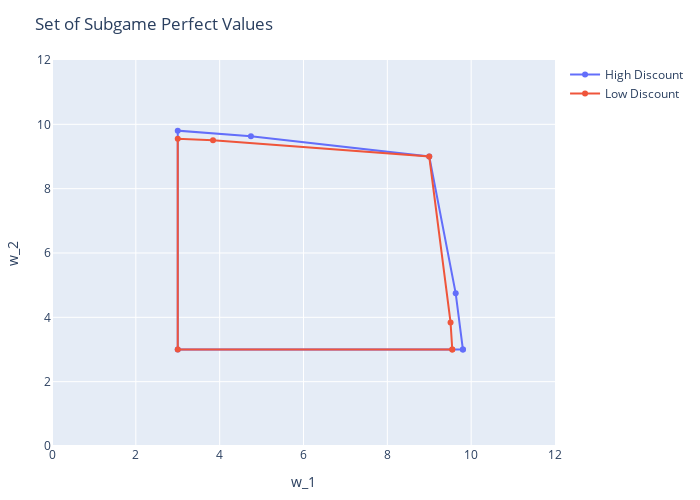

Notebook code cell kept with this figure:
### Code cell
pts_1 = vcat(hp_pts1, hp_pts1[1, :]')
t1 = scatter(;x=pts_1[:, 1], y=pts_1[:, 2], mode="lines+markers", name="High Discount")
pts_2 = vcat(hp_pts2, hp_pts2[1, :]')
t2 = scatter(;x=pts_2[:, 1], y=pts_2[:, 2], mode="lines+markers", name="Low Discount")

plot([t1, t2],
     Layout(;xaxis_range=[0, 12], yaxis_range=[0, 12],
             title="Set of Subgame Perfect Values",
             xaxis_title="w_1", yaxis_title="w_2",
             autosize=false, height=500, width=700))

### Figure 1 — Plotly figure (JSON) as saved in the notebook; plotly's stock layout.template omitted (floating-point values rounded to 4 significant figures)
{"data": [{"mode": "lines+markers", "name": "High Discount", "type": "scatter", "x": [9.803, 3.0, 3.0, 4.745, 9, 9.631, 9.803], "y": [3.0, 3.0, 9.803, 9.631, 9, 4.745, 3.0]}, {"mode": "lines+markers", "name": "Low Discount", "type": "scatter", "x": [9.549, 3, 3, 3.841, 9, 9.508, 9.549], "y": [3, 3, 9.549, 9.508, 9, 3.841, 3]}], "layout": {"autosize": false, "height": 500, "margin": {"b": 50, "l": 50, "r": 50, "t": 60}, "title": {"text": "Set of Subgame Perfect Values"}, "width": 700, "xaxis": {"range": [0, 12], "title": {"text": "w_1"}, "type": "linear"}, "yaxis": {"range": [0, 12], "title": {"text": "w_2"}, "type": "linear"}}}
